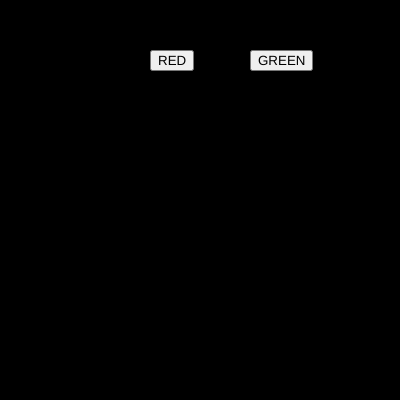
Frame 1 (no input)
Frame 60 (no input): identical to frame 1, image omitted
Frame 120 (the mouse pressed at the canvas centre since frame 60): identical to frame 1, image omitted

The p5.js sketch that drew this single still picture (run headless with seeded random() and noise() and a simulated clock; from frame 60 on, the mouse is pressed at the canvas centre):

// p5.js sketch
// ── sketch.js
var btn_red;
var btn_green;

var r = 0;
var g = 0;
var b = 0;

function setup() {
  createCanvas(400, 400);  
  btn_red = createButton("RED");
  btn_red.position(150,50);
  btn_red.mousePressed(red_bg);
  btn_green = createButton("GREEN");
  btn_green.position(250,50);
  btn_green.mousePressed(green_bg);
}

function draw() {
  background(r,g,b);

}
function red_bg() {
  r=225;
  g=0;
  b=0;
}
function green_bg() {
  r=0
  g=225
  b=0
}
